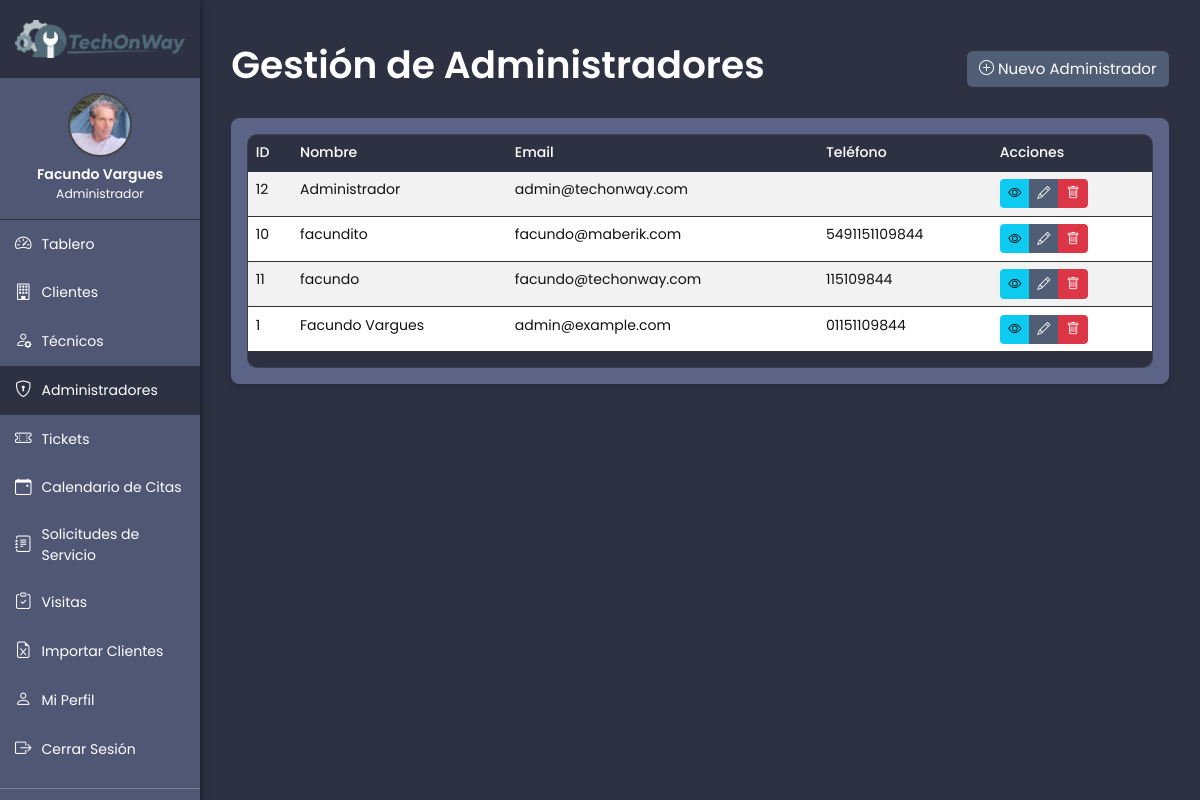
Page /admin/admins.php (signed in) on the committed database.
### tables this page shows
CREATE TABLE `users` (
  `id` int(11) NOT NULL,
  `name` varchar(100) NOT NULL,
  `email` varchar(100) NOT NULL,
  `password` varchar(255) NOT NULL,
  `phone` varchar(20) DEFAULT NULL,
  `avatar` varchar(255) DEFAULT NULL,
  `role` enum('admin','technician') NOT NULL,
  `zone` varchar(50) DEFAULT NULL,
  `created_at` timestamp NOT NULL DEFAULT current_timestamp(),
  `updated_at` timestamp NOT NULL DEFAULT current_timestamp() ON UPDATE current_timestamp()
);

### includes/i18n.php (called while the page is built, shortened)
<?php
$lang = [];
$langFile = __DIR__ . '/../lang/' . $_SESSION['lang'] . '.php';
if (file_exists($langFile)) {
    $lang = require $langFile;
} else {
    $langFile = __DIR__ . '/../lang/es.php';
    if (file_exists($langFile)) {
        $lang = require $langFile;
    }
}
function __($key, $fallback = null) {
    global $lang;
    if (isset($lang[$key])) {
        return $lang[$key];
    }
    return $fallback !== null ? $fallback : $key;
}

### includes/Database.php (called while the page is built, shortened)
<?php
class Database {
    private static $instance = null;
    private $connection;
    private static $connectionCount = 0;
    private function __construct() {
        $config = @require __DIR__ . '/../config/database.php';
        try {
            $charset = isset($config['charset']) ? $config['charset'] : 'utf8';
            $dsn_variants = [
                "mysql:host={$config['host']};dbname={$config['dbname']};charset={$charset}",
                "mysql:host={$config['host']};dbname={$config['dbname']};charset=utf8",
                "mysql:host={$config['host']};dbname={$config['dbname']}"
            ];
            self::$connectionCount++;
            foreach ($dsn_variants as $dsn) {
                try {
                    $this->connection = new PDO($dsn, $config['username'], $config['password'], $config['options']);
                    break;
                } catch (PDOException $e) {
                    $connection_error = $e->getMessage();
                    if (function_exists('error_log')) {
                        error_log("TechonWay: Database connection failed - DSN: {$dsn} - Error: " . $e->getMessage());
                    }
                    if (strpos($e->getMessage(), 'Too many connections') !== false) {
                        if (function_exists('error_log')) {
                            error_log("TechonWay: Too many database connections - Count: " . self::$connectionCount);
                        }
                        throw new PDOException("Database server overloaded: " . $e->getMessage());
                    }
                    continue;
                }
            }
        } catch (PDOException $e) {
            die("Connection failed: " . $e->getMessage());
        }
    }
    public static function getInstance() {
        if (self::$instance === null) {
            self::$instance = new self();
        }
        return self::$instance;
    }
    public function query($sql, $params = []) {
        $stmt = $this->connection->prepare($sql);
        $stmt->execute($params);
        return $stmt;
    }
    public function select($sql, $params = []) {
        $stmt = $this->query($sql, $params);
        return $stmt->fetchAll();
    }
}

### config/database.php (called while the page is built, shortened)
<?php
$isLocal = (isset($_SERVER['HTTP_HOST']) && strpos($_SERVER['HTTP_HOST'], 'localhost') !== false)
    || (php_sapi_name() === 'cli');
$localConfig = null;
if ($isLocal) {
    if ($localConfig && isset($localConfig['database'])) {
        $dbConfig = $localConfig['database'];
        return [
            'host' => $dbConfig['host'],
            'dbname' => $dbConfig['dbname'],
            'username' => $dbConfig['username'],
            'password' => $dbConfig['password'],
            'charset' => $dbConfig['charset'],
            'options' => [
                PDO::ATTR_ERRMODE => PDO::ERRMODE_EXCEPTION,
                PDO::ATTR_DEFAULT_FETCH_MODE => PDO::FETCH_ASSOC,
                PDO::ATTR_EMULATE_PREPARES => false,
            ]
        ];
    } else {
        return [
            'host' => 'localhost',
            'dbname' => 'techonway',
            'username' => 'root',
            'password' => '',
            'charset' => 'utf8mb4',
            'options' => [
                PDO::ATTR_ERRMODE => PDO::ERRMODE_EXCEPTION,
                PDO::ATTR_DEFAULT_FETCH_MODE => PDO::FETCH_ASSOC,
                PDO::ATTR_EMULATE_PREPARES => false,
            ]
        ];
    }
}

### includes/init.php (called while the page is built, shortened)
<?php
require_once INCLUDE_PATH . '/Database.php';
require_once INCLUDE_PATH . '/i18n.php';
function escape($string) {
    if ($string === null) {
        return '';
    }
    return htmlspecialchars($string, ENT_QUOTES, 'UTF-8');
}

### admin/admins.php (the view, shortened to what this page needs)
<?php
require_once '../includes/init.php';
$db = Database::getInstance();
$action = $_GET['action'] ?? 'list';
$admins = [];
if ($action === 'list') {
    $admins = $db->select("SELECT id, name, email, phone, created_at FROM users WHERE role = 'admin' ORDER BY name");
}
$pageTitle = match($action) {
    'create' => __('admins.title.create', 'Crear Administrador'),
    'edit' => __('admins.title.edit', 'Editar Administrador'),
    'view' => __('admins.title.view', 'Ver Administrador'),
    default => __('admins.title.index', 'Gestión de Administradores'),
};
include_once '../templates/header.php';
?>
<div class="container-fluid py-4">
    <div class="d-flex justify-content-between align-items-center mb-4">
        <h1><?php echo $pageTitle; ?></h1>
        <?php if ($action === 'list'): ?>
            <a href="?action=create" class="btn btn-primary">
                <i class="bi bi-plus-circle"></i> <?php echo __('admins.actions.new', 'Nuevo Administrador'); ?>
            </a>
        <?php else: ?>
            <a href="admins.php" class="btn btn-secondary">
                <i class="bi bi-arrow-left"></i> <?php echo __('common.back_to_list', 'Volver a la Lista'); ?>
            </a>
        <?php endif; ?>
    </div>
    <?php if ($action === 'list'): ?>
        <div class="card">
            <div class="card-body">
                <?php if (count($admins) > 0): ?>
                    <div class="table-responsive">
                        <table class="table table-striped">
                            <thead>
                                <tr>
                                    <th><?php echo __('common.id', 'ID'); ?></th>
                                    <th><?php echo __('common.name', 'Nombre'); ?></th>
                                    <th><?php echo __('common.email', 'Email'); ?></th>
                                    <th><?php echo __('common.phone', 'Teléfono'); ?></th>
                                    <th><?php echo __('common.actions', 'Acciones'); ?></th>
                                </tr>
                            </thead>
                            <tbody>
                                <?php foreach ($admins as $a): ?>
                                    <tr>
                                        <td><?php echo $a['id']; ?></td>
                                        <td><?php echo escape($a['name']); ?></td>
                                        <td><?php echo escape($a['email']); ?></td>
                                        <td><?php echo escape($a['phone']); ?></td>
                                        <td>
                                            <div class="btn-group btn-group-sm" role="group">
                                                <a href="?action=view&id=<?php echo $a['id']; ?>" class="btn btn-info">
                                                    <i class="bi bi-eye"></i>
                                                </a>
                                                <a href="?action=edit&id=<?php echo $a['id']; ?>" class="btn btn-primary">
                                                    <i class="bi bi-pencil"></i>
                                                </a>
                                                <button type="button" class="btn btn-danger" data-bs-toggle="modal" data-bs-target="#deleteModal<?php echo $a['id']; ?>">
                                                    <i class="bi bi-trash"></i>
                                                </button>
                                            </div>
                                        </td>
                                    </tr>
                                <?php endforeach; ?>
                            </tbody>
                        </table>
                    </div>
                <?php else: ?>
                    <p class="text-center"><?php echo __('admins.list.empty', 'No hay administradores registrados'); ?></p>
                <?php endif; ?>
            </div>
        </div>
    <?php endif; ?>
</div>
<?php include_once '../templates/footer.php'; ?>

### assets/css/style.css (style rules this page uses)
:root { --dark-bg: #121212; --dark-surface: #1e1e1e; --dark-surface-2: #2d2d2d; --dark-text: #ffffff; --dark-text-secondary: #cccccc; --dark-border: #333333; --dark-primary: #4f5d75; --dark-secondary: #2d3142; --dark-success: #4caf50; --dark-danger: #f44336; --dark-warning: #ff9800; --dark-info: #2196f3; --bs-body-font-family: 'Poppins', sans-serif; --bs-font-sans-serif: 'Poppins', sans-serif; --bs-body-font-size: 0.9375rem; }
html, body { font-family: 'Poppins', sans-serif !important; font-weight: 400; font-synthesis: none; -webkit-font-smoothing: antialiased; -moz-osx-font-smoothing: grayscale; text-rendering: optimizeLegibility; background-color: var(--dark-bg); color: var(--dark-text); min-height: 100vh; }
html { font-size: 93.75%; }
*, *::before, *::after { font-family: inherit; }
button, input, select, textarea { font-family: inherit !important; }
h1, h2, h3, h4, h5, h6 { font-family: 'Poppins', sans-serif; letter-spacing: normal; }
h1 { font-weight: 600; }
.btn, .nav-link, .dropdown-item, .modal-title, .card-title, .table, .form-control, .form-select, .input-group-text { font-weight: 400; font-family: 'Poppins', sans-serif; }
.dark-mode .card, .dark-mode .modal-content, .dark-mode .dropdown-menu, .dark-mode .list-group-item { background-color: var(--dark-surface); color: var(--dark-text); border-color: var(--dark-border); }
.dark-mode .table { color: var(--dark-text) !important; }
.dark-mode .table td, .dark-mode .table th { color: #ffffff !important; text-shadow: none !important; }
.dark-mode .table-striped > tbody > tr:nth-of-type(odd) { background-color: var(--dark-surface-2); }
.dark-mode .table-striped > tbody > tr:nth-of-type(even) { background-color: var(--dark-surface); }
.dark-mode .table-striped > tbody > tr { border-bottom: 1px solid #444 !important; }
.dark-mode .table td { color: #ffffff !important; font-weight: 400 !important; }
.dark-mode .table th { color: #ffffff !important; font-weight: 500 !important; background-color: #333 !important; }
.dark-mode .btn-primary { background-color: var(--dark-primary); border-color: var(--dark-primary); }
body.has-sidebar .card, body.has-sidebar .modal-content, body.has-sidebar .list-group-item { background-color: #5B6386 !important; border-color: #5B6386 !important; }
body.has-sidebar .table.table-striped > tbody > tr:nth-of-type(odd) { background-color: #9A9FBA !important; }
body.has-sidebar .table.table-striped > tbody > tr:nth-of-type(even) { background-color: #BBBFD1 !important; }
body.has-sidebar .table.table-striped > tbody > tr > td, body.has-sidebar .table.table-striped > tbody > tr > td small { color: #121212 !important; }
body.has-sidebar .table thead th { background-color: #2D3142 !important; color: #ffffff !important; border-color: #2D3142 !important; }
body.has-sidebar .table-responsive { border-radius: 10px; overflow: hidden; border: 1px solid rgba(255, 255, 255, 0.08); background-color: #2D3142; }
body.has-sidebar .card > .table-responsive, body.has-sidebar .card .table { border-radius: 10px; }
.card { border-radius: 8px; margin-bottom: 20px; box-shadow: 0 4px 6px rgba(0, 0, 0, 0.1); }
.table th { font-weight: 500; border-color: var(--dark-border); }
.table td { border-color: var(--dark-border); }

### rows in the picture
users: id "12", name "Administrador", email "admin@techonway.com"
users: id "10", name "facundito", email "facundo@maberik.com", phone "5491151109844"
users: id "11", name "facundo", email "facundo@techonway.com", phone "115109844"
users: id "1", name "Facundo Vargues", email "admin@example.com", phone "01151109844"

### other values in the picture
$displayName "Facundo Vargues"
__('sidebar.role.admin') "Administrador"
__('sidebar.dashboard', 'Dashboard') "Tablero"
__('sidebar.clients') "Clientes"
__('sidebar.technicians') "Técnicos"
__('sidebar.admins', 'Administradores') "Administradores"
__('sidebar.tickets') "Tickets"
__('sidebar.service_requests') "Solicitudes de Servicio"
__('sidebar.visits') "Visitas"
__('sidebar.import_clients') "Importar Clientes"
__('sidebar.profile') "Mi Perfil"
__('sidebar.logout') "Cerrar Sesión"
$pageTitle "Gestión de Administradores"
__('admins.actions.new', 'Nuevo Administrador') "Nuevo Administrador"
__('common.id', 'ID') "ID"
